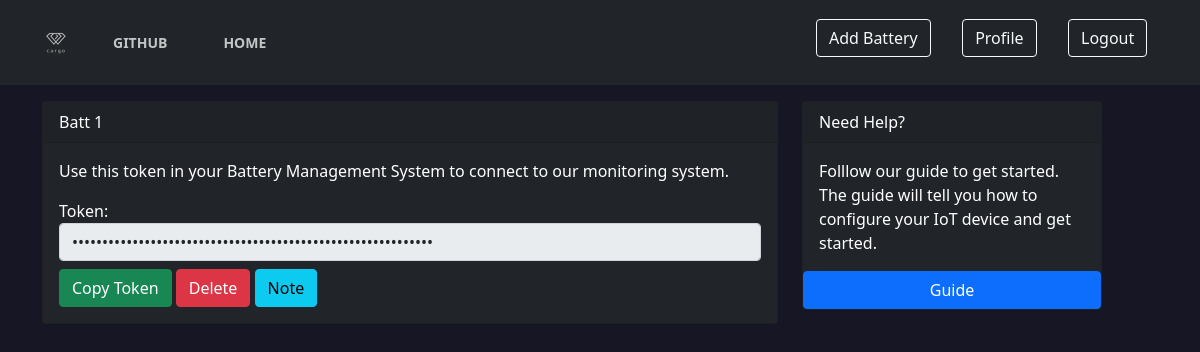
The page /home (signed in) on the database as committed earlier.
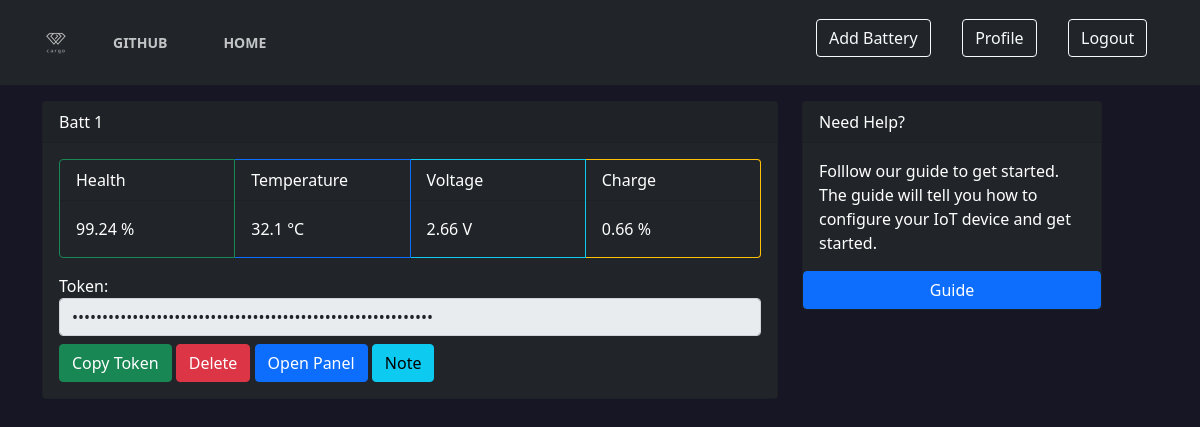
The same page on the database as committed later.
### bms/models.py (models this page shows, shortened)
class Battery(db.Model):
    id = db.Column(db.Integer, primary_key=True)
    name = db.Column(db.String(100), nullable=False)
    token = db.Column(db.String(30), unique=True, nullable=False, default=token_hex(30))
    last_health = db.Column(db.Float, nullable=True)
    last_temp = db.Column(db.Float, nullable=False, default=30)
    last_soc = db.Column(db.Float, nullable=True)
    last_voltage = db.Column(db.Float, nullable=True)
    last_time = db.Column(db.Float, nullable=True)
    last_message = db.Column(db.String(200), nullable=True)
    note = db.Column(db.String(200), nullable=True)
    user_id = db.Column(db.Integer, db.ForeignKey('user.id'), nullable=False)

### bms/routes.py (the view)
@application.route('/home', methods=['GET'])
def home():
    username = request.cookies.get('email')
    if username:
        user = User.query.filter_by(email=username).first()
        if user:
            batts = Battery.query.filter_by(user_id=user.id).all()
            return render_template('home_page.html', username=username, batts=batts, title='Home')
        return redirect(url_for('logout'))
    return redirect(url_for('login', next=request.endpoint))

### bms/templates/home_page.html (shortened to what this page needs)
{% extends "layout.html" %}
{% block content %}
{% if batts %}
<div role="main" class="container">
  <div class="row">
      <div class="col-lg-8">
      {% for batt in batts %}
      <div class="card bg-dark text-white mb-4">
        <div class="card-header">
          {{batt.name}}
        </div>
        <div class="card-body ml-2 mr-2">
          <div class="row justify-content-center bg-transparent ">
            {% if batt.last_voltage %}
            <div class="card-group mb-3">
              <div class="card border-success bg-transparent">
                <div class="card-header bg-transparent text-white">Health</div>
                <div class="card-body text-white">{{batt.last_health}} %</div>
              </div>
              <div class="card border-primary bg-transparent">
                <div class="card-header bg-transparent text-white">Temperature</div>
                <div class="card-body text-white">{{batt.last_temp}} °C</div>
              </div>
              <div class="card border-info bg-transparent">
                <div class="card-header bg-transparent text-white">Voltage</div>
                <div class="card-body text-white">{{batt.last_voltage}} V</div>
              </div>
              <div class="card border-warning bg-transparent">
                <div class="card-header bg-transparent text-white">Charge</div>
                <div class="card-body text-white">{{batt.last_soc}} %</div>
              </div>
            </div>
            {% else %}
            <div class="mb-3 text-white">Use this token in your Battery Management System to connect to our monitoring
              system.</div>
            {% endif %}
          </div>
          <div class="row d-inline">
            <h6 class="text-white d-inline">Token: </h6>
            <input type="password" class="form-control d-inline" id="{{batt.id}}" value="{{batt.token}}" readonly>
          </div>
          <div class="mt-2">
            <div class="btn btn-success" onclick="myFunction({{batt.id}})">Copy Token</div>
            <a class="btn btn-danger" href="/confirmdelete/{{batt.token}}">Delete</a>
            {% if batt.last_voltage %}
            <a class="btn btn-primary" href="/home/panel/{{batt.token}}">Open Panel</a>
            {% endif %}
            <a class="btn btn-info" href="/message/{{batt.token}}">Note</a>
          </div>
        </div>
      </div>
      {% endfor %}
    </div>
    <div class="col-lg-4">
      <div class="card bg-dark text-white position-fixed" style="width: 300px;">
        <div class="card-header">Need Help?</div>
        <div class="card-body text-white">Folllow our guide to get started. The guide will tell you how to configure your IoT device and get started.</div>
        <a class="btn btn-primary" href="/guide">Guide</a>
      </div>
    </div>
  </div>
</div>
{% endif %}
{% endblock %}

Rows that differ between the two databases and show on the page:
changed Battery "Batt 1": last_health (not shown) → "99.24"; last_temp (not shown) → "32.1"; last_voltage (not shown) → "2.66"; last_soc (not shown) → "0.66"; last_voltage "Use this token in your Battery Management System to connect to our monitoring system." → "Health % Temperature °C Voltage V Charge % Open Panel"
